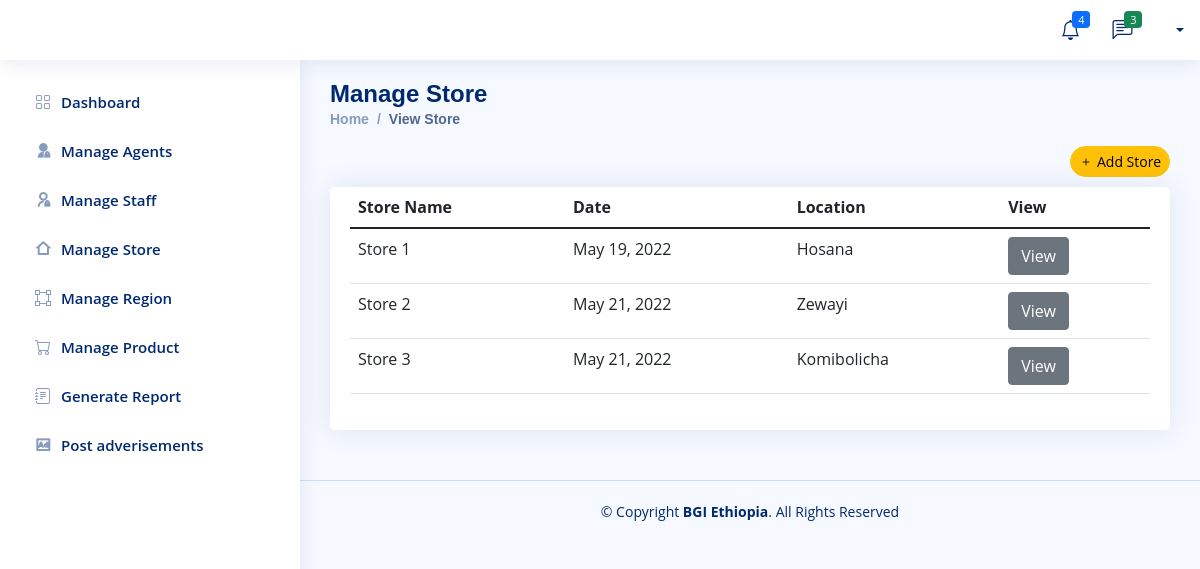
The page /BGI/view_store/ on the database as committed earlier.
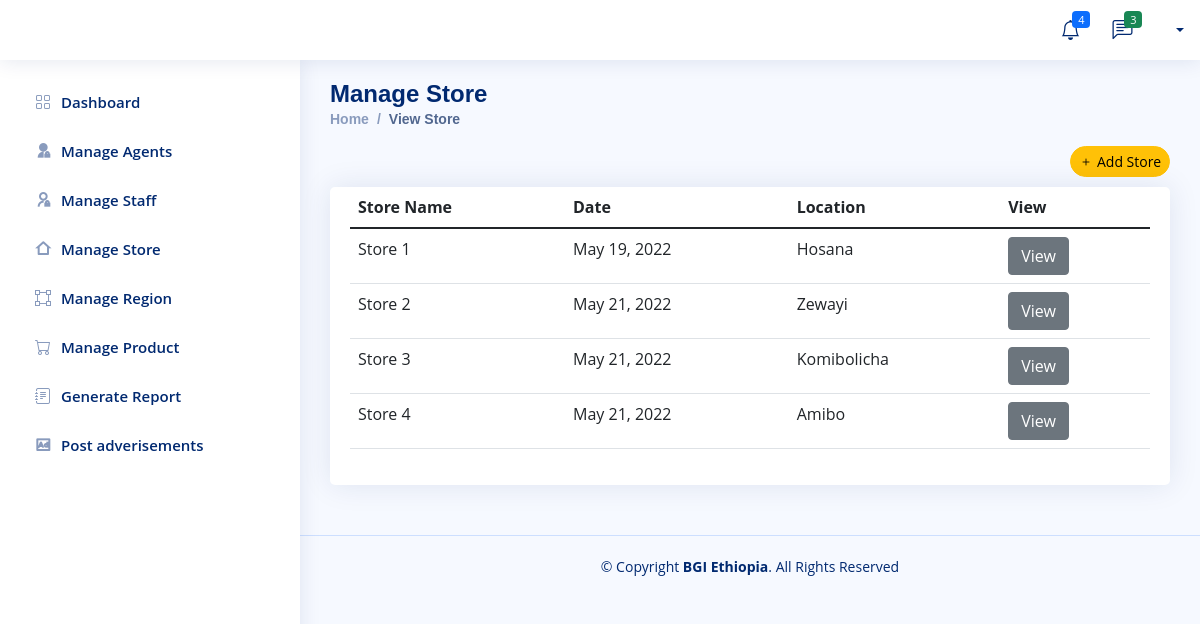
The same page on the database as committed later.
### Company/models.py (models this page shows, shortened)
class Company_Store(models.Model):
    Store_Name = models.CharField(max_length=200, null=True, unique=True)
    Address = models.CharField(max_length=200, null=True)
    date_created = models.DateField(auto_now_add=True, null=True)

### Company/views.py (the view)
# urls.py: path('view_store/',views.view_store,name='view-store'),
def view_store(request):
    all_store = Company_Store.objects.all()
    manager=Company_Store_Manager.objects.all()
    context = {
        'all_store' : all_store,
        'manager' :manager
    }
    return render(request,'Company/store/store-view.html',context)

### Templates/Company/store/store-view.html (shortened to what this page needs)
{% extends 'Company/company-base.html'%}
{% block content%}
  <main id="main" class="main">
    <div class="pagetitle">
      <h1>Manage Store</h1>
      <nav>
        <ol class="breadcrumb">
          <li class="breadcrumb-item"><a href="admin.html">Home</a></li>
          <li class="breadcrumb-item active">View Store</li>
        </ol>
        <div class="text-end">
            <a href="{% url 'add-store-company' %}" class="item-end">
                <button type="button" class="btn btn-sm rounded-pill btn-warning"><i class="bi bi-plus me-1"></i>Add Store</button>
              </a>
        </div>
      </nav>
    </div>
    <section class="section">
        <div class="row">
          <div class="col-lg-12">
            <div class="card">
              <div class="card-body">
                <table class="table datatable">
                  <thead>
                    <tr>
                      <th scope="col">Store Name</th>
                      <th scope="col">Date</th>
                      <th scope="col">Location</th>
                      <th scope="col">View</th>
                    </tr>
                  </thead>
                  <tbody>
                 {% for store in all_store %}
                    <tr>
                      <td>{{store.Store_Name}}</td>
                      <td>{{store.date_created}}</td>
                      <td>{{store.Address}}</td>
                      <td>  <a href="{% url 'store_detile' store.id %}" class="btn btn-secondary">View</a></td>
                    </tr>
                {% endfor %}
                  </tbody>
                </table>
              </div>
            </div>
          </div>
        </div>
      </section>
  </main>
{% endblock %}

Rows that differ between the two databases and show on the page:
added Company_Store: Store_Name "Store 4", date_created "May 21, 2022", Address "Amibo"
